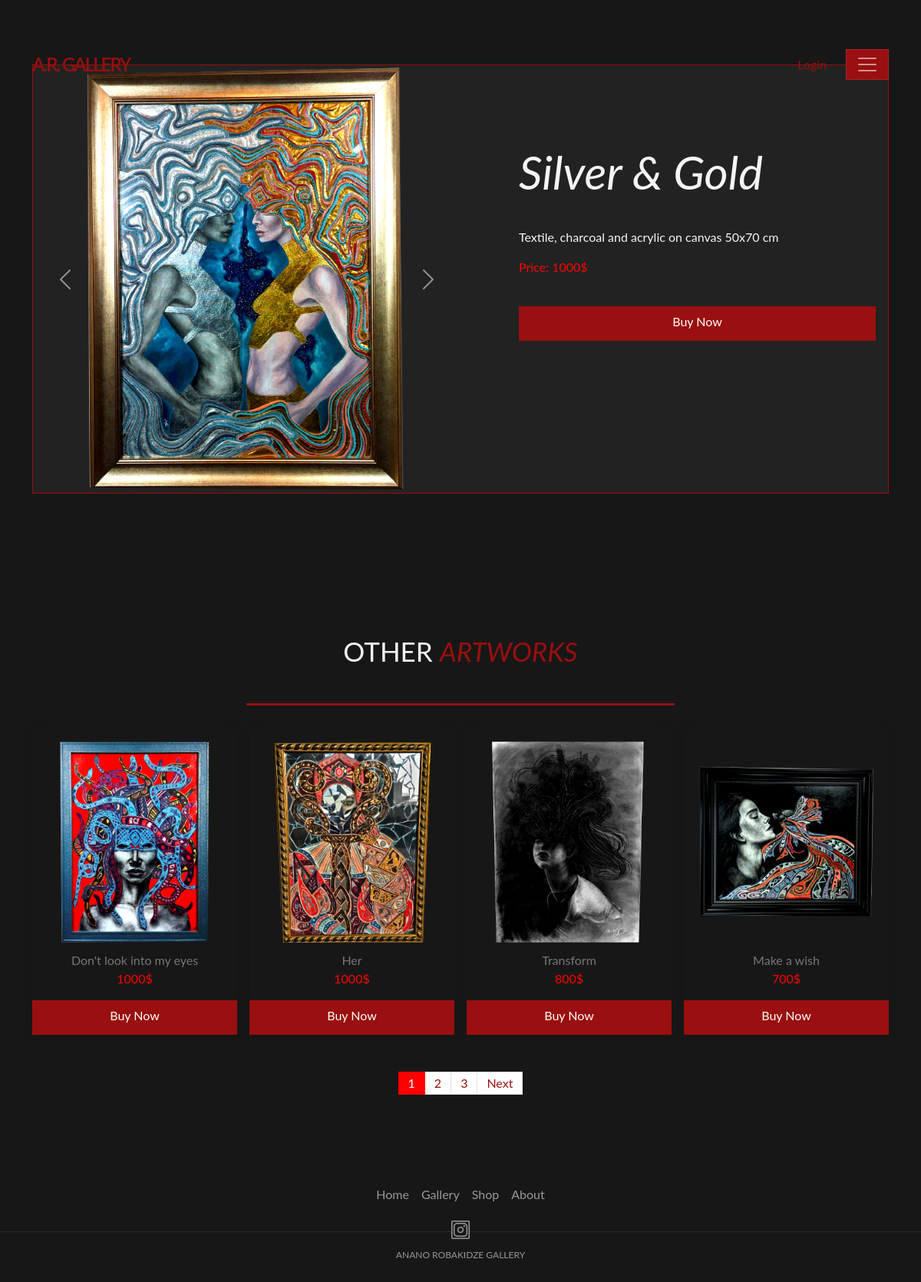
Page /product/1 on the committed database.
### src/models/product.py (models this page shows)
class Image(BaseModel):
    id = db.Column(db.Integer, primary_key=True)
    filename = db.Column(db.String(100), nullable=False)
    product_id = db.Column(db.Integer, db.ForeignKey('products.id'), nullable=False)

class Product(BaseModel):
    __tablename__ = "products"
    id = db.Column(db.Integer, primary_key=True)
    title = db.Column(db.String)
    price = db.Column(db.Integer)
    description = db.Column(db.Text)
    images = db.relationship('Image', backref='product', lazy=True, cascade="all, delete-orphan")

### src/views/products/routes.py (the view)
@product_blueprint.route('/product/<int:id>')
def product(id):
    product_id = Product.query.get_or_404(id)
    other_products = Product.query.filter(Product.id != id)
    page = request.args.get('page', 1, type=int)
    per_page = 4  # Number of other products per page
    other_products_pagination = other_products.paginate(page=page, per_page=per_page, error_out=False)
    other_products_on_page = other_products_pagination.items
    total_pages = other_products_pagination.pages
    return render_template('products/product.html', product=product_id, other_products=other_products_pagination, other_products_on_page=other_products_on_page, total_pages=total_pages, page=page)

### src/template/products/product.html (shortened to what this page needs)
{% extends 'layouts/base.html' %}
{% block content %}
<div class="container mb-5 product-card-container" >
  <div class="card shop-item-box">
    <div class="row g-0">
      <div class="col">
        <div id="productCarousel" class="carousel slide" data-bs-ride="carousel">
          <div class="carousel-inner">
              {% for image in product.images %}
              <div class="carousel-item {% if loop.first %}active{% endif %}">
                  <img src="{{ url_for('static', filename='img/' + image.filename) }}" class="d-block w-100  card-img-top-item" alt="{{ product.title }}">
              </div>
              {% endfor %}
          </div>
          <button class="carousel-control-prev" type="button" data-bs-target="#productCarousel" data-bs-slide="prev">
              <span class="carousel-control-prev-icon" aria-hidden="true"></span>
          </button>
          <button class="carousel-control-next" type="button" data-bs-target="#productCarousel" data-bs-slide="next">
              <span class="carousel-control-next-icon" aria-hidden="true"></span>
          </button>
      </div>
      </div>
      <div class="col">
        <div class="card-body card-body-product">
            <h2 class="product-card-title" >{{ product.title }}</h2>
            <p class="card-text">{{ product.description }}</p>
            <p class="card-price-btn"> Price: {{ product.price }}$</p>
            <a href="#" class="btn-buy">Buy Now</a>
        </div>
      </div>
    </div>
  </div>
</div>
<div class="container-fluid gallery-container">
  <div class="container-md">
    <h2 class="other-product-header">OTHER <span style="font-style: italic; color: #9a0f0f;">ARTWORKS</span></h2>
    <div class="line-container">
      <div class="line"></div>
    </div>
    <div class="row row-cols-1 row-cols-md-4 g-3">
      {% for other_product in other_products.items %}
      <div class="col mb-5">
        <div class="card h-100" style="border: none; box-shadow: 0px 0px 10px rgba(0, 0, 0, 0.1); background-color: transparent; border-radius: 0px;">
          <a href="{{ url_for('product.product', id=other_product.id)}}">
            <img src="{{ url_for('static', filename='img/' + other_product.images[0].filename) }}" class="card-img-top" alt="{{ other_product.title }}" >
          </a>
          <div class="card-body" style="padding: 10px 0 0; text-align: center;">
            <h5 class="card-title">{{ other_product.title }}</h5>
            <p class="card-price"> {{ other_product.price }}$</p>
            <a href="{{ url_for('product.product', id=other_product.id)}}" class="btn-buy">Buy Now</a>
          </div>
        </div>
      </div>
      {% endfor %}
    </div>
    <div style="display: flex; justify-content: center; align-items: center; margin-bottom: 50px;">
      <nav aria-label="Other Products Pagination">
        <ul class="pagination">
          {% for num in other_products.iter_pages() %}
          {% if num %}
          <li class="page-item {% if num == other_products.page %}active{% endif %}">
            <a class="page-link{% if num == other_products.page %} active-link{% endif %}" href="?page={{ num }}" style="color: #9a0f0f;">{{ num }}</a>
          </li>
          {% else %}
          <li class="page-item disabled"><span class="page-link">...</span></li>
          {% endif %}
          {% endfor %}
          {% if other_products.has_next %}
          <li class="page-item">
            <a class="page-link" href="?page={{ other_products.next_num }}" style="color: #9a0f0f;">Next</a>
          </li>
          {% endif %}
        </ul>
      </nav>
    </div>
  </div>
</div>
{% endblock %}

### src/static/styles/global.css (style rules this page uses)
html, body, div, span, applet, object, iframe, h1, h2, h3, h4, h5, h6, p, blockquote, pre, a, abbr, acronym, address, big, cite, code, del, dfn, em, img, ins, kbd, q, s, samp, small, strike, strong, sub, sup, tt, var, b, u, i, center, dl, dt, dd, ol, ul, li, fieldset, form, label, legend, table, caption, tbody, tfoot, thead, tr, th, td, article, aside, canvas, details, embed, figure, figcaption, footer, header, hgroup, menu, nav, output, ruby, section, summary, time, mark, audio, video { margin: 0; padding: 0; border: 0; font-size: 100%; font: inherit; vertical-align: baseline; text-decoration: none; }
article, aside, details, figcaption, figure, footer, header, hgroup, menu, nav, section { display: block; }
body { background-color: #181717; line-height: 1; font-family: 'Lato', sans-serif; }
html { box-sizing: border-box; scroll-behavior: smooth; font-size: 16px; }

### src/static/styles/main.css (style rules this page uses)
.line-container { display: flex; justify-content: center; margin: 3.125rem 0 1.875rem; }
.line { border-top: solid 3px #9a0f0f; width: 50%; }

### src/static/styles/gallery_style.css (style rules this page uses)
.gallery-container { display: flex; flex-direction: column; height: auto; margin-bottom: 1.25rem; }

### src/static/styles/products_style.css (style rules this page uses)
.btn-buy { color: white; background-color: #9a0f0f; width: 100%; height: 2.8125rem; border: none; border-radius: 0; text-align: center; display: inline-block; text-decoration: none; line-height: 2.5rem; margin-top: 1.25rem; }
.card-img-top { transition: transform 0.5s ease; margin-top: 15px !important; }
.card-img-top-item { transition: transform 0.5s ease; }
.card-title { color:#777777; }
.card-text { color: #F6F5F5; }
.card-price { color: red; }
.card-price-btn { margin: 5% 0 5%; color: red; }
.page-link { border-radius: 0 !important; }
.product-card-container { margin-top: 7%; }
.pagination .active-link { background-color: red !important; color: #ffffff !important; border: 1px solid red !important; }
.product-card-title { color: #F6F5F5; font-size: 3.75rem; font-weight: 400; font-style: italic; margin: 20% 0 10%; }
.card-body-product { margin-left: 3.75rem; }
.other-product-header { margin-top: 8.75rem; text-align: center; color:#F6F5F5; font-size: 2.1875rem; font-weight: 400; }
.shop-item-box { border: 1px solid #9a0f0f; background-color: #222222; border-radius: 0; }

### rows in the picture
Image: filename (picture)
Product: title "Silver & Gold", description "Textile, charcoal and acrylic on canvas 50x70 cm", price "1000"
Product: filename (picture), title "Don't look into my eyes", price "1000"
Product: filename (picture), title "Her", price "1000"
Product: filename (picture), title "Transform", price "800"
Product: filename (picture), title "Make a wish", price "700"

### other values in the picture
{{ num }} "1" "2" "3"
